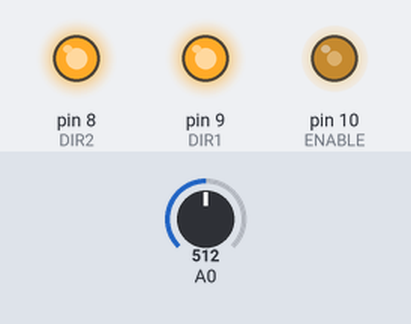
A sketch run on a simulated Arduino Uno, built with avr-gcc and run on an emulated ATmega328P. Shown: output pins drawn as LEDs (lit = HIGH). The inputs (shaded band) are chosen by the test bench; at power-on: A0 = 512.

Above: at 1.2 s.
1.3 s: A0 set to 716
At 2.5 s:
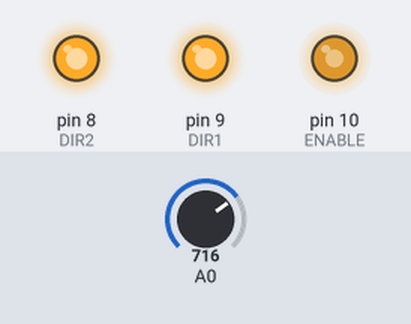
2.8 s: A0 set to 900
At 3.7 s:
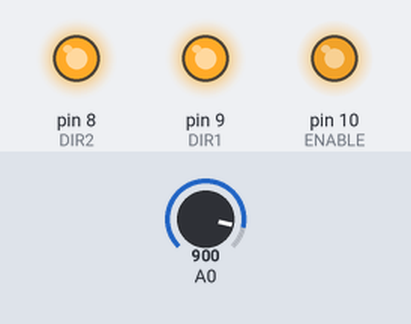
4.3 s: A0 set to 122
At 5.0 s:
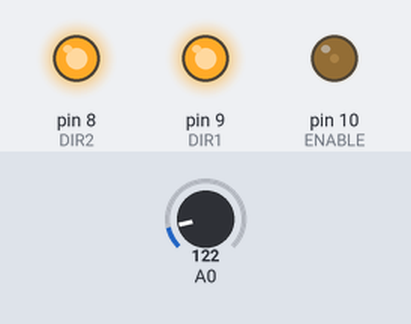
5.8 s: A0 set to 0
At 6.2 s:
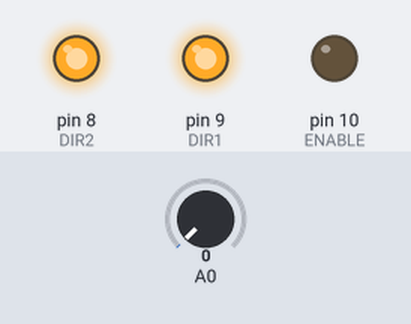
7.3 s: A0 set to 511
At 8.7 s:
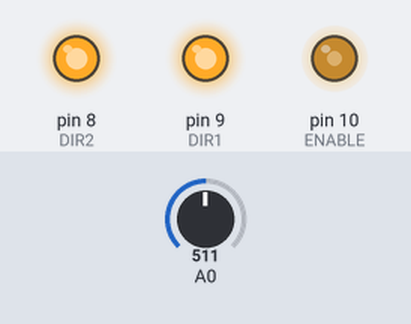
Timing chart, 0 to 9.8 s (numbered marks = the images above; inputs shaded):
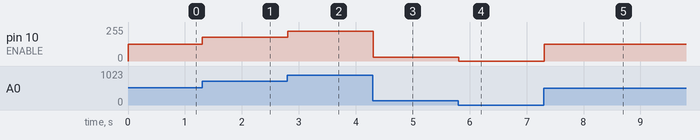

The sketch:

___.ino
```cpp
int high_value = 20;
const int ENABLE=10;            // 모터1사용 가능 제어핀과 동시에 속도제어핀 역할
const int DIR1=9;               // 방향제어를 위한 핀1
const int DIR2=8;               // 방향제어를 위한 핀2
void setup() {
  // put your setup code here, to run once:
  Serial.begin(9600);
  pinMode(ENABLE, OUTPUT);             // 모터1사용 가능 제어핀 출력으로 설정
  pinMode(DIR1, OUTPUT);               // 방향제어를 위한 핀1 출력으로 설정
  pinMode(DIR2, OUTPUT);
  digitalWrite(ENABLE, LOW);
  digitalWrite(DIR1, HIGH);           //방향제어를 위한 핀1은 HIGH
  digitalWrite(DIR2, HIGH);              //방향제어를 위한 핀2은 LOW
}
void loop() {
  // put your main code here, to run repeatedly:
  int value = analogRead(A0);
  int speed = map(value, 0, 1024, 0, 255);
  digitalWrite(DIR1, HIGH);           //방향제어를 위한 핀1은 HIGH
  digitalWrite(DIR2, HIGH);              //방향제어를 위한 핀2은 LOW
  analogWrite(ENABLE, speed);
  delay(100);
}
```

Measured:
- after the input at 1.3 s, pin 10 (ENABLE): 127/255 → 178/255 at once
- after the input at 2.8 s, pin 10 (ENABLE): 178/255 → 224/255 at once
- after the input at 4.3 s, pin 10 (ENABLE): 224/255 → 30/255 at once
- after the input at 5.8 s, pin 10 (ENABLE): 30/255 → 0/255 at once
- after the input at 7.3 s, pin 10 (ENABLE): 0/255 → 127/255 at once
